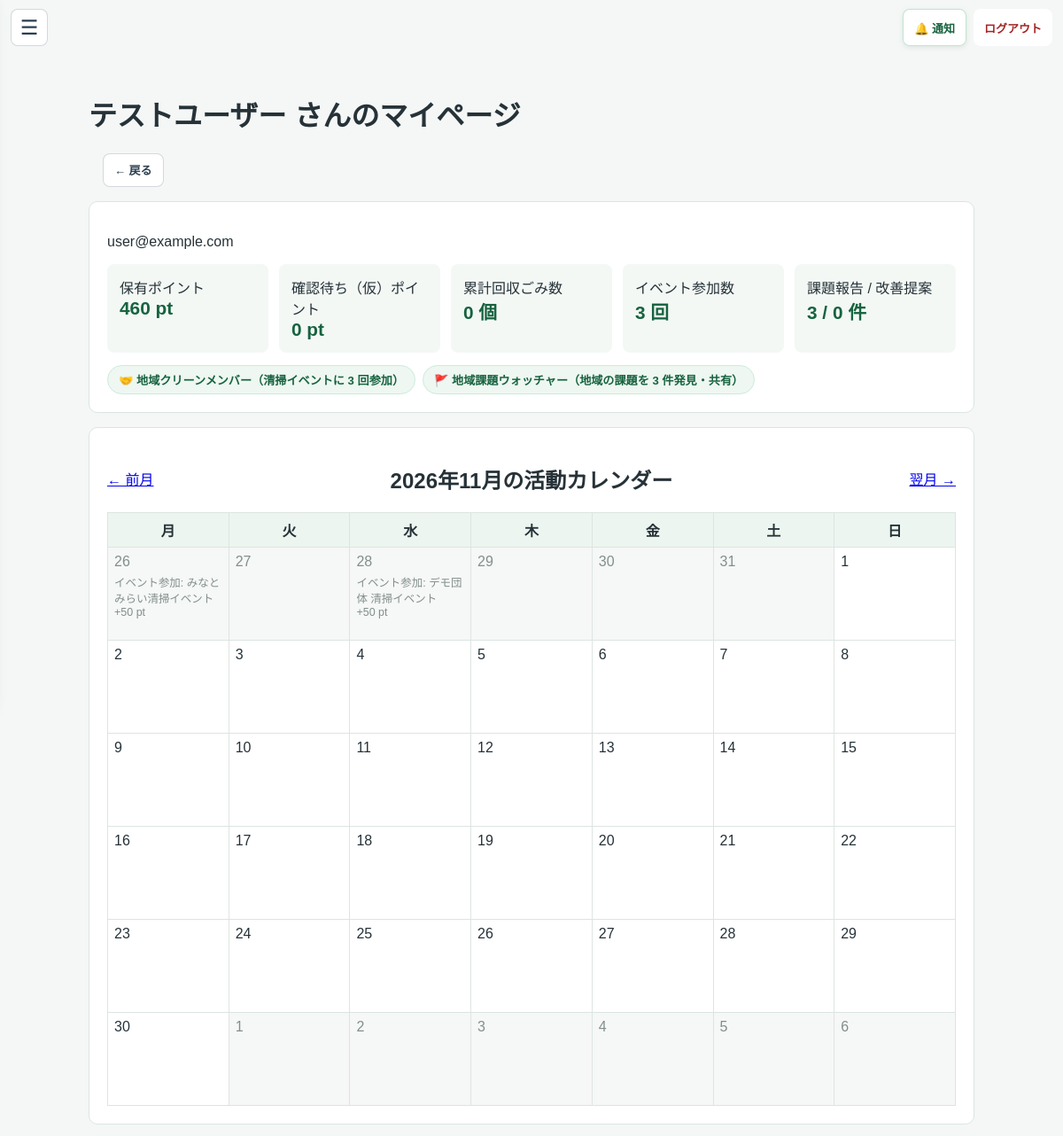
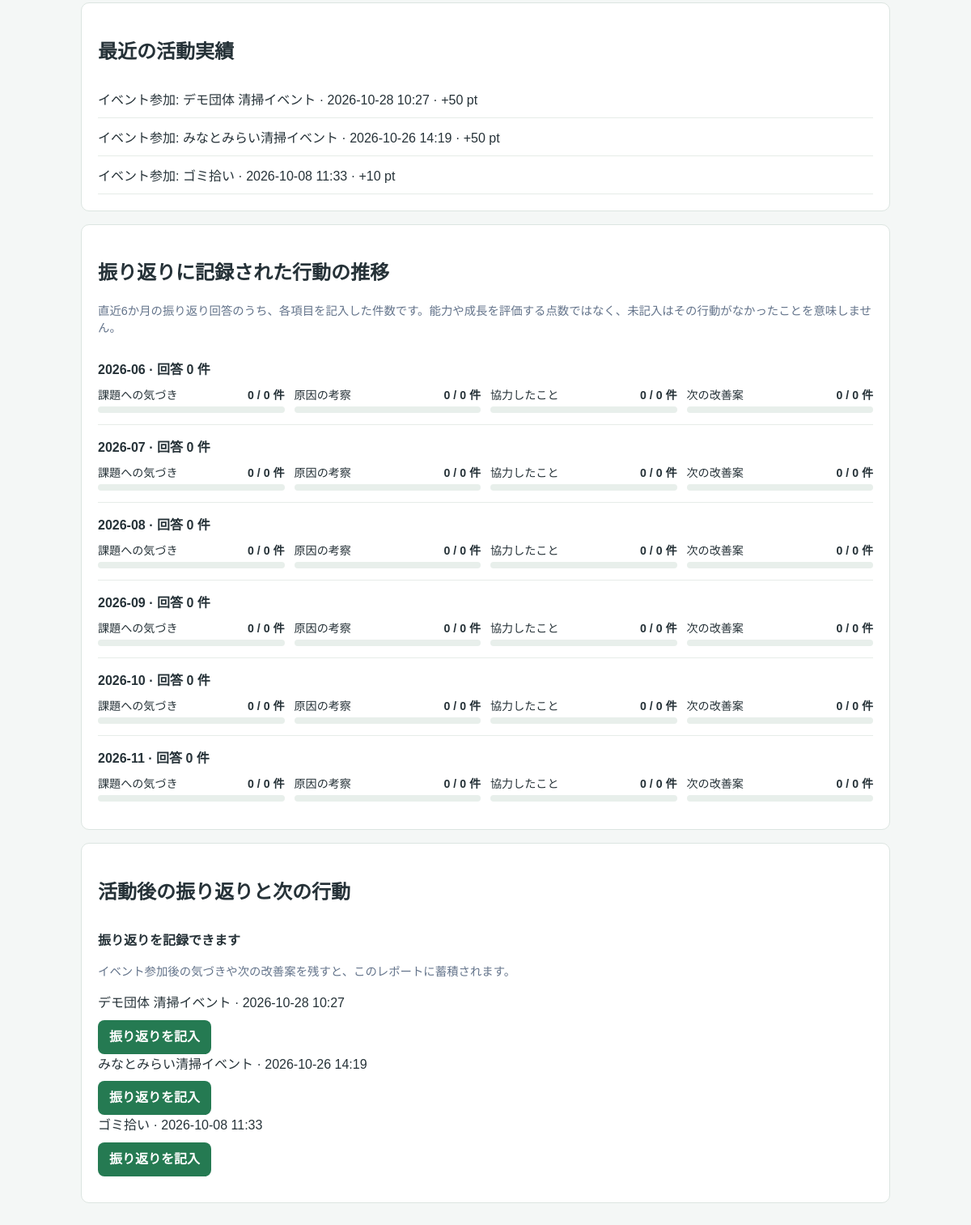
Page /mypage (signed in) on the committed database (2 pictures, top to bottom).
### tables this page shows
CREATE TABLE users (
                    id INTEGER PRIMARY KEY AUTOINCREMENT,
                    email TEXT UNIQUE,
                    password TEXT,
                    name TEXT,
                    role TEXT,
                    total_points INTEGER DEFAULT 0 CHECK(total_points >= 0)
                , login_destination TEXT NOT NULL
                    DEFAULT 'user'
                    CHECK(login_destination IN ('user', 'organizer')), onboarding_completed INTEGER NOT NULL
                    DEFAULT 0 CHECK(onboarding_completed IN (0, 1)));

CREATE TABLE activity_history (
                id INTEGER PRIMARY KEY AUTOINCREMENT,
                user_id INTEGER,
                event_id INTEGER DEFAULT NULL,
                type TEXT, 
                title TEXT,
                trash_count INTEGER DEFAULT 0,
                ai_detected_count INTEGER DEFAULT 0,
                user_declared_count INTEGER DEFAULT 0,
                points_earned INTEGER,
                steps INTEGER DEFAULT 0,
                duration INTEGER DEFAULT 0,
                distance REAL DEFAULT 0.0,
                calories INTEGER DEFAULT 0,
                detox_duration INTEGER DEFAULT 0,
                date TEXT DEFAULT CURRENT_TIMESTAMP, gps_measured INTEGER
                NOT NULL DEFAULT 0 CHECK(gps_measured IN (0, 1)), step_source TEXT NOT NULL DEFAULT 'unmeasured' CHECK(step_source IN ('device', 'gps_estimated', 'unmeasured')), trash_category TEXT NOT NULL DEFAULT 'ペットボトル・飲料容器', bag_size TEXT NOT NULL DEFAULT '手持ち・少量（1〜3個）', participant_role TEXT NOT NULL DEFAULT '', before_state TEXT NOT NULL DEFAULT '', after_state TEXT NOT NULL DEFAULT '', points_status TEXT NOT NULL DEFAULT 'awarded' CHECK(points_status IN ('pending', 'awarded', 'cancelled')), points_pending INTEGER NOT NULL DEFAULT 0 CHECK(points_pending >= 0), gps_simulated INTEGER NOT NULL DEFAULT 0 CHECK(gps_simulated IN (0, 1)),
                UNIQUE(user_id, event_id), -- 🔒 重複ポイント取得を完全ブロック
                FOREIGN KEY (user_id) REFERENCES users(id),
                FOREIGN KEY (event_id) REFERENCES events(id) -- 🔒 参照整合性の確保
            );

CREATE TABLE events (
                id INTEGER PRIMARY KEY AUTOINCREMENT,
                name TEXT,
                location TEXT,
                datetime TEXT,
                bonus_points INTEGER,
                organizer_id INTEGER,
                status TEXT NOT NULL DEFAULT 'open' CHECK(status IN ('open', 'cancelled')), review_status TEXT NOT NULL
                DEFAULT 'approved'
                CHECK(review_status IN ('pending', 'reviewing', 'changes_requested', 'approved', 'rejected')), review_comment TEXT, reviewed_by INTEGER REFERENCES users(id), reviewed_at TEXT, organization_id INTEGER REFERENCES organizations(id), latitude REAL, longitude REAL, reward_details TEXT, category TEXT NOT NULL DEFAULT 'その他', capacity INTEGER NOT NULL DEFAULT 20, purpose_issue TEXT NOT NULL DEFAULT '',
                FOREIGN KEY (organizer_id) REFERENCES users(id)
            );

### app.py (the view)
@app.route('/mypage')
@user_required
def mypage():
    user_id = session['user_id']
    conn = get_db()
    try:
        user = conn.execute(
            'SELECT id, name, email, total_points FROM users WHERE id = ?',
            (user_id,),
        ).fetchone()
        if user is None:
            return redirect(url_for('logout'))
        report = generate_user_report(conn, user_id)
        history = conn.execute('''
            SELECT *, date(date, '+9 hours') AS activity_jst_date
            FROM activity_history
            WHERE user_id = ?
            ORDER BY date DESC, id DESC
        ''', (user_id,)).fetchall()
        month_value = request.args.get('month', '')
        try:
            month = datetime.strptime(month_value, '%Y-%m').date().replace(day=1)
        except ValueError:
            month = datetime.now(JST).date().replace(day=1)
        next_month = (
            month.replace(year=month.year + 1, month=1)
            if month.month == 12 else month.replace(month=month.month + 1)
        )
        previous_month = (
            month.replace(year=month.year - 1, month=12)
            if month.month == 1 else month.replace(month=month.month - 1)
        )
        activities_by_date = {}
        for activity in history:
            activity_date = activity['activity_jst_date']
            if activity_date:
                activities_by_date.setdefault(activity_date, []).append(activity)
        weeks = calendar.Calendar(firstweekday=0).monthdatescalendar(
            month.year, month.month
        )
        return render_template(
            'mypage.html',
            user=user,
            report=report,
            history=history[:20],
            weeks=weeks,
            month=month,
            previous_month=previous_month,
            next_month=next_month,
            activities_by_date=activities_by_date,
        )
    finally:
        conn.close()

### app.py (called while the page is built)
def get_db():
    conn = sqlite3.connect(DATABASE)
    conn.row_factory = sqlite3.Row
    conn.execute("PRAGMA foreign_keys = ON")
    return conn

def user_required(func):
    @wraps(func)
    def wrapper(*args, **kwargs):
        user_id = session.get('user_id')
        if session.get('role') != 'user' or not user_id:
            return redirect(url_for('login'))
        conn = get_db()
        try:
            user = conn.execute(
                'SELECT role FROM users WHERE id = ?', (user_id,)
            ).fetchone()
        finally:
            conn.close()
        if not user or user['role'] != 'user':
            session.clear()
            return redirect(url_for('login'))
        return func(*args, **kwargs)
    return wrapper

@app.template_filter('jst_datetime')
def format_jst_datetime(value):
    if not value:
        return ''
    try:
        parsed = datetime.fromisoformat(value)
    except (TypeError, ValueError):
        return value
    if parsed.tzinfo is None:
        parsed = parsed.replace(tzinfo=timezone.utc)
    return parsed.astimezone(timezone(timedelta(hours=9))).strftime('%Y-%m-%d %H:%M')

def _detect_view_mode():
    ua = (request.headers.get('User-Agent') or '').lower()
    if any(token in ua for token in ('mobile', 'android', 'iphone', 'ipod', 'iemobile')):
        return 'mobile'
    return 'pc'

@app.context_processor
def inject_csrf_token():
    if 'csrf_token' not in session:
        session['csrf_token'] = secrets.token_urlsafe(32)
    unread_notifications = 0
    if session.get('role') == 'user' and session.get('user_id'):
        conn = get_db()
        try:
            unread_notifications = conn.execute('''
                SELECT COUNT(*) FROM user_notifications
                WHERE user_id = ? AND read_at IS NULL
            ''', (session['user_id'],)).fetchone()[0]
        finally:
            conn.close()
    effective_view = _detect_view_mode()
    return {
        'csrf_token': session['csrf_token'],
        'unread_notifications': unread_notifications,
        'view_mode': effective_view,
    }

### templates/mypage.html (shortened to what this page needs)
<!DOCTYPE html>
<html lang="ja">
<head>
</head>
<body>
    {% include "_user_navigation.html" %}
    <main>
        <h1><a href="{{ url_for('home') }}" style="color:inherit; text-decoration:none;">{{ user.name }} さんのマイページ</a></h1>
        {% include "_user_page_back.html" %}
        <section class="profile" aria-label="ユーザー情報と実績">
            <p>{{ user.email }}</p>
            <div class="stats">
                <div class="stat">保有ポイント<strong>{{ user.total_points }} pt</strong></div>
                <div class="stat">確認待ち（仮）ポイント<strong>{{ report.pending_point_total }} pt</strong></div>
                <div class="stat">累計回収ごみ数<strong>{{ report.my_total_trash }} 個</strong></div>
                <div class="stat">イベント参加数<strong>{{ report.my_event_count }} 回</strong></div>
                <div class="stat">課題報告 / 改善提案<strong>{{ report.my_issue_report_count }} / {{ report.my_proposal_count }} 件</strong></div>
            </div>
            {% if report.contribution_badges %}
                <div style="margin-top:14px; display:flex; flex-wrap:wrap; gap:8px;">
                    {% for badge in report.contribution_badges %}
                        <span style="padding:6px 12px; border-radius:999px; background:#eef7f1; border:1px solid #ccebdd; color:#17633f; font-size:.82rem; font-weight:700;">
                            {{ badge.icon }} {{ badge.title }}（{{ badge.desc }}）
                        </span>
                    {% endfor %}
                </div>
            {% endif %}
        </section>
        <section class="calendar-wrap">
            <div class="month-nav">
                <a href="{{ url_for('mypage', month=previous_month.strftime('%Y-%m')) }}">← 前月</a>
                <h2>{{ month.year }}年{{ month.month }}月の活動カレンダー</h2>
                <a href="{{ url_for('mypage', month=next_month.strftime('%Y-%m')) }}">翌月 →</a>
            </div>
            <table>
                <thead><tr>{% for weekday in ['月', '火', '水', '木', '金', '土', '日'] %}<th>{{ weekday }}</th>{% endfor %}</tr></thead>
                <tbody>
                {% for week in weeks %}
                    <tr>{% for day in week %}
                        <td class="{{ 'outside' if day.month != month.month }}">
                            {{ day.day }}
                            {% for activity in activities_by_date.get(day.strftime('%Y-%m-%d'), []) %}
                                <span class="activity">
                                    {{ activity.title }}<br>
                                    {% if activity.points_status == 'pending' %}
                                        確認待ち +{{ activity.points_pending }} pt（仮）
                                    {% elif activity.points_status == 'cancelled' %}
                                        確定ポイントなし
                                    {% else %}
                                        +{{ activity.points_earned }} pt
                                    {% endif %}
                                </span>
                            {% endfor %}
                        </td>
                    {% endfor %}</tr>
                {% endfor %}
                </tbody>
            </table>
        </section>
        <section class="history">
            <h2>最近の活動実績</h2>
            {% for activity in history %}
                <div class="history-item">
                    {{ activity.title }} · {{ activity.date|jst_datetime }} ·
                    {% if activity.points_status == 'pending' %}
                        確認待ち +{{ activity.points_pending }} pt（仮）
                    {% elif activity.points_status == 'cancelled' %}
                        確定ポイントなし
                    {% else %}
                        +{{ activity.points_earned }} pt
                    {% endif %}
                </div>
            {% else %}
                <p>活動記録はまだありません。</p>
            {% endfor %}
        </section>
        <section class="behavior-trends" aria-labelledby="behavior-trends-title">
            <h2 id="behavior-trends-title">振り返りに記録された行動の推移</h2>
            <p class="reflection-muted">直近6か月の振り返り回答のうち、各項目を記入した件数です。能力や成長を評価する点数ではなく、未記入はその行動がなかったことを意味しません。</p>
            {% if report.reflection_behavior_trends %}
                {% for trend in report.reflection_behavior_trends %}
                    <article class="behavior-month">
                        <h3>{{ trend.month }} · 回答 {{ trend.responses }} 件</h3>
                        <div class="behavior-metrics">
                            {% for label, key in [
                                ('課題への気づき', 'issue_noticing'),
                                ('原因の考察', 'cause_analysis'),
                                ('協力したこと', 'collaboration'),
                                ('次の改善案', 'next_improvement')
                            ] %}
                                {% set count = trend[key] %}
                                {% set ratio = (count * 100 / trend.responses) if trend.responses else 0 %}
                                <div class="behavior-metric">
                                    <div class="behavior-metric-label">
                                        <span>{{ label }}</span><strong>{{ count }} / {{ trend.responses }} 件</strong>
                                    </div>
                                    <div class="behavior-track" role="img" aria-label="{{ label }}を記入した回答 {{ count }} 件">
                                    </div>
                                </div>
                            {% endfor %}
                        </div>
                    </article>
                {% endfor %}
            {% else %}
                <p class="reflection-muted">振り返りデータがまだありません。</p>
            {% endif %}
        </section>
        <section class="history" aria-labelledby="reflection-title">
            <h2 id="reflection-title">活動後の振り返りと次の行動</h2>
            {% if report.pending_event_surveys %}
                <div class="reflection-item">
                    <strong>振り返りを記録できます</strong>
                    <p class="reflection-muted">イベント参加後の気づきや次の改善案を残すと、このレポートに蓄積されます。</p>
                    {% for activity in report.pending_event_surveys %}
                        <div>
                            {{ activity.event_name or activity.title }} · {{ activity.activity_date|jst_datetime }}
                            <br><a class="survey-link" href="{{ url_for('event_survey', activity_id=activity.activity_id) }}">振り返りを記入</a>
                        </div>
                    {% endfor %}
                </div>
            {% endif %}
        </section>
    </main>
</body>
</html>

### templates/mypage.html (style rules this page uses)
body { margin: 0; background: #f4f7f6; color: #263238; font-family: "Yu Gothic", Meiryo, sans-serif; }
main { max-width: 1000px; margin: 24px auto; padding: 60px 16px 32px; }
.profile, .calendar-wrap, .history { margin: 16px 0; padding: 20px; background: #fff; border: 1px solid #dce5e1; border-radius: 10px; }
.stats { display: grid; grid-template-columns: repeat(auto-fit, minmax(150px, 1fr)); gap: 12px; }
.stat { padding: 14px; background: #f3f8f5; border-radius: 8px; }
.stat strong { display: block; font-size: 1.3rem; color: #17633f; }
.month-nav { display: flex; justify-content: space-between; align-items: center; gap: 12px; }
table { width: 100%; border-collapse: collapse; table-layout: fixed; }
th, td { padding: 7px; border: 1px solid #dce5e1; vertical-align: top; }
th { background: #edf5f0; }
td { height: 90px; }
.outside { color: #829089; background: #f6f7f7; }
.activity { display: block; margin-top: 5px; font-size: .78rem; overflow-wrap: anywhere; }
.history-item { padding: 11px 0; border-bottom: 1px solid #e6ece8; }
.reflection-item { padding: 12px 0; border-bottom: 1px solid #e6ece8; line-height: 1.6; overflow-wrap: anywhere; }
.reflection-item:last-child { border-bottom: 0; }
.behavior-trends { margin: 16px 0; padding: 20px; background: #fff; border: 1px solid #dce5e1; border-radius: 10px; }
.behavior-month { padding: 14px 0; border-bottom: 1px solid #e6ece8; }
.behavior-month:last-child { border-bottom: 0; }
.behavior-month h3 { margin: 0 0 10px; font-size: 1rem; }
.behavior-metrics { display: grid; grid-template-columns: repeat(auto-fit, minmax(180px, 1fr)); gap: 12px; }
.behavior-metric { font-size: .88rem; }
.behavior-metric-label { display: flex; justify-content: space-between; gap: 8px; }
.behavior-track { height: 8px; margin-top: 5px; overflow: hidden; background: #e8efeb; border-radius: 999px; }
.survey-link { display: inline-flex; min-height: 42px; align-items: center; margin-top: 8px; padding: 0 14px; border-radius: 8px; background: #257a52; color: #fff; font-weight: 700; text-decoration: none; }
.reflection-muted { color: #64748b; font-size: .9rem; }

### rows in the picture
users: name "テストユーザー", email "user@example.com", total_points "460"
activity_history: title "イベント参加: みなとみらい清掃イベント", points_earned "50", date|jst_datetime "2026-10-26 14:19", name "みなとみらい清掃イベント", activity_date|jst_datetime "2026-10-26 14:19"
activity_history: title "イベント参加: デモ団体 清掃イベント", points_earned "50", date|jst_datetime "2026-10-28 10:27", name "デモ団体 清掃イベント", activity_date|jst_datetime "2026-10-28 10:27"
activity_history: title "イベント参加: ゴミ拾い", date|jst_datetime "2026-10-08 11:33", points_earned "10", name "ゴミ拾い", activity_date|jst_datetime "2026-10-08 11:33"

### other values in the picture
{{ report.pending_point_total }} "0"
{{ report.my_total_trash }} "0"
{{ report.my_event_count }} "3"
{{ report.my_issue_report_count }} "3"
{{ report.my_proposal_count }} "0"
{{ badge.icon }} "🤝" "🚩"
{{ badge.title }} "地域クリーンメンバー" "地域課題ウォッチャー"
{{ badge.desc }} "清掃イベントに 3 回参加" "地域の課題を 3 件発見・共有"
{{ month.year }} "2026"
{{ month.month }} "11"
{{ weekday }} "月" "火" "水" "木" "金" "土" "日"
{{ day.day }} "26" "27" "28" "29" "30" "31" "1" "2" "3" "4" "5" "6" "7" "8" "9" "10" "11" "12" "13" "14" "15" "16" "17" "18" "19" "20" "21" "22" "23" "24" "25" "26" "27" "28" "29" "30" "1" "2" "3" "4" "5" "6"
{{ trend.month }} "2026-06" "2026-07" "2026-08" "2026-09" "2026-10" "2026-11"
{{ trend.responses }} "0" "0" "0" "0" "0" "0"
{{ label }} "課題への気づき" "原因の考察" "協力したこと" "次の改善案" "課題への気づき" "原因の考察" "協力したこと" "次の改善案" "課題への気づき" "原因の考察" "協力したこと" "次の改善案" "課題への気づき" "原因の考察" "協力したこと" "次の改善案" "課題への気づき" "原因の考察" "協力したこと" "次の改善案" "課題への気づき" "原因の考察" "協力したこと" "次の改善案"
